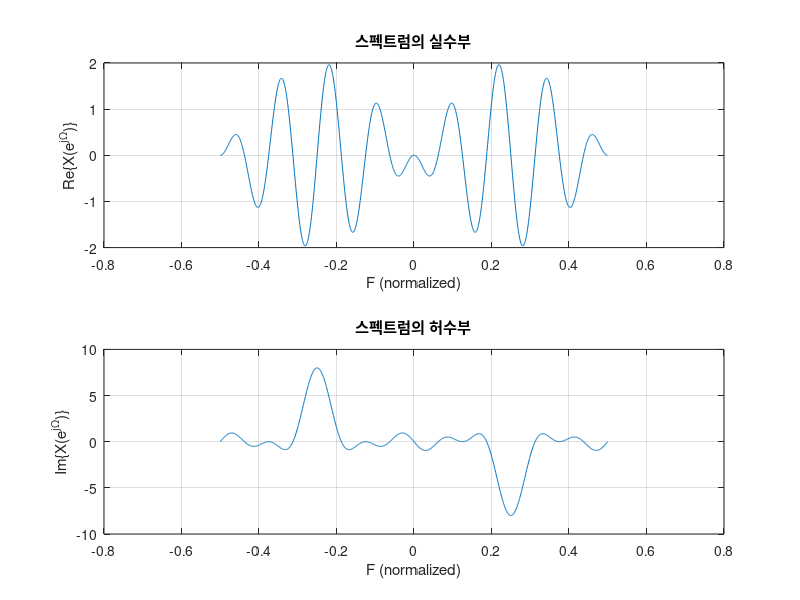
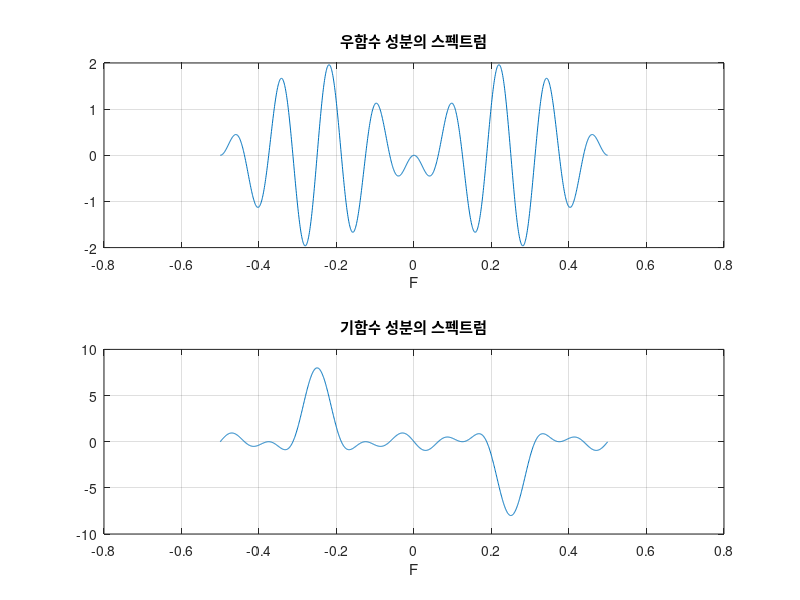

These charts were generated, in order, by the following MATLAB code:
%% DTFT_Symmetry.m
% 비주기 신호 x[n] = sin(πn/2), -5 <= n <= 10 에 대해
%   (a) DTFT X(e^{jΩ})의 실수부와 허수부를 구하고
%   (b) 우함수 성분 x_e[n], 기함수 성분 x_o[n]의 DTFT를 구해
%       Re{X} = DTFT{x_e},  j·Im{X} = DTFT{x_o} 임을 확인한다.

clc; clear; close all;

n = -5 : 10;
w = -pi : 1/200 : pi;
x = sin(pi * n / 2);

%% (a) 실수부 / 허수부
Xf = x * exp(-1j * n' * w);                     % DTFT를 행렬 곱으로 계산

figure;
subplot(2, 1, 1);
plot(w / (2*pi), real(Xf));
title('스펙트럼의 실수부'); xlabel('F (normalized)'); ylabel('Re\{X(e^{j\Omega})\}');
grid on;

subplot(2, 1, 2);
plot(w / (2*pi), imag(Xf));
title('스펙트럼의 허수부'); xlabel('F (normalized)'); ylabel('Im\{X(e^{j\Omega})\}');
grid on;

%% (b) 우함수 / 기함수 성분
m  = min([n, -n]) : max([n, -n]);               % -10 ~ 10, 원점 대칭 축
xx = zeros(1, length(m));
iStart = find(m == n(1));
xx(iStart : iStart + length(x) - 1) = x;

xe = 0.5 * (xx + fliplr(xx));                   % 우함수 성분
xo = 0.5 * (xx - fliplr(xx));                   % 기함수 성분

Xef = xe * exp(-1j * m' * w);
Xof = xo * exp(-1j * m' * w);

figure;
subplot(2, 1, 1);
plot(w / (2*pi), real(Xef));
title('우함수 성분의 스펙트럼'); xlabel('F'); grid on;

subplot(2, 1, 2);
plot(w / (2*pi), imag(Xof));
title('기함수 성분의 스펙트럼'); xlabel('F'); grid on;
